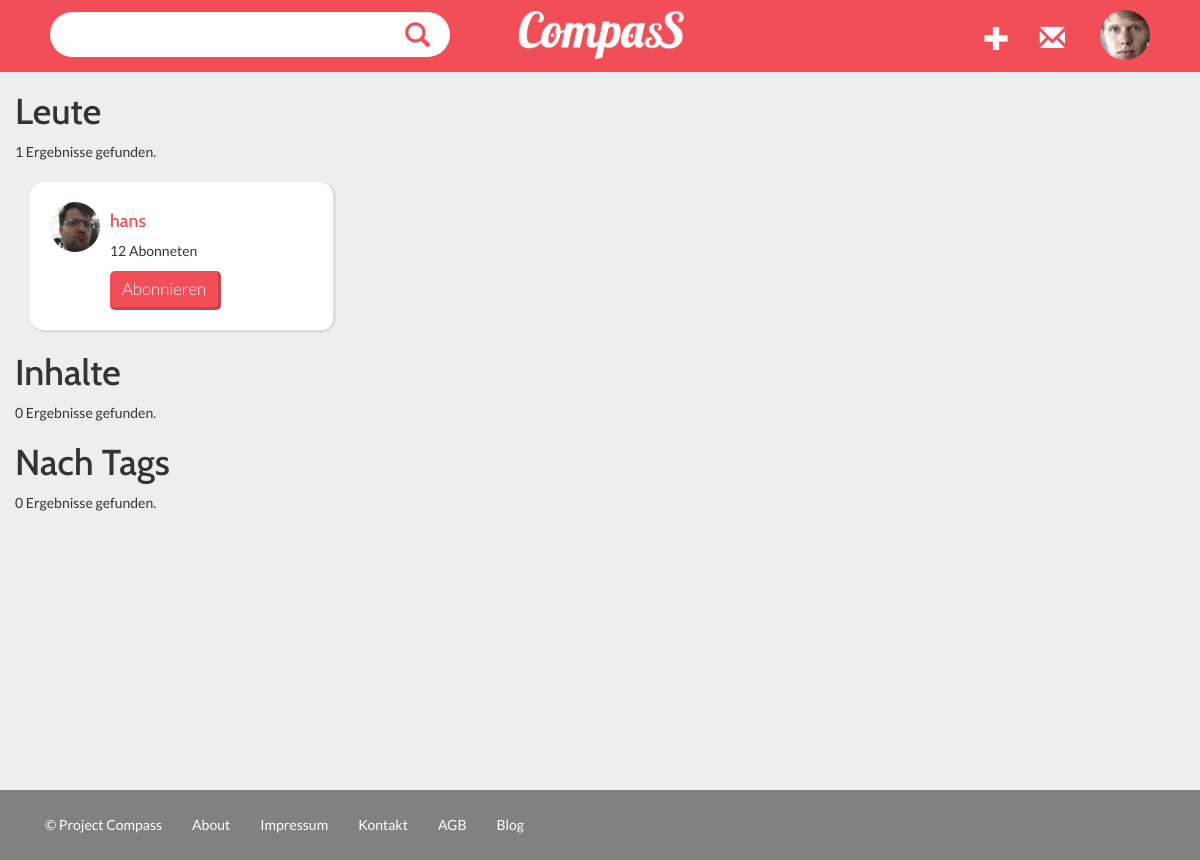
The page /search.php?keywords=flatlinersclothing@gmail.com (signed in) on the database its author committed.
### tables this page shows
CREATE TABLE `users` (
  `user_id` int(11) NOT NULL AUTO_INCREMENT,
  `username` varchar(32) NOT NULL,
  `password` varchar(50) NOT NULL,
  `first_name` varchar(32) NOT NULL,
  `last_name` varchar(32) NOT NULL,
  `email` varchar(1024) NOT NULL,
  `email_code` varchar(32) NOT NULL,
  `active` int(11) NOT NULL DEFAULT '0',
  `password_recover` int(11) NOT NULL DEFAULT '0',
  `type` int(1) NOT NULL DEFAULT '0',
  `allow_email` int(11) NOT NULL DEFAULT '1',
  `profile` varchar(55) NOT NULL,
  `subscription_categories` varchar(55) NOT NULL DEFAULT '',
  `subscription_users` varchar(55) NOT NULL DEFAULT '',
  PRIMARY KEY (`user_id`)
);

### core/functions/users.php (called while the page is built, shortened)
<?php
function user_data($user_id) {
	$user_id = (int)$user_id;
	$func_num_args = func_num_args();
	$func_get_args = func_get_args();
	if ($func_num_args > 1) {
		unset($func_get_args[0]);
		$fields = '`' . implode('`, `', $func_get_args) . '`';
		$data = mysql_fetch_assoc(mysql_query("SELECT $fields FROM `users` WHERE `user_id` = $user_id"));
		return $data;
	}
}
function logged_in() {
	return (isset($_SESSION['user_id'])) ? true : false;
}
?>

### core/init.php (called while the page is built, shortened)
<?php
require 'functions/users.php';
if (logged_in() === true) {
	$session_user_id = $_SESSION['user_id'];
	$user_data = user_data($session_user_id, 'user_id', 'username', 'password', 'first_name', 'last_name', 'email', 'password_recover', 'type', 'allow_email', 'profile');
}
?>

### search.php (the view, shortened to what this page needs)
<?php include 'core/init.php';?>
<?php include 'includes/overall/header.php'; ?>
<div class="container">
	<div class="row">
			<h1>Leute</h1>
			<?php
			if(isset($_GET['keywords'])){
				$keywords = $_GET['keywords'];
				$result = mysql_query("SELECT first_name, profile FROM users WHERE email LIKE '{$keywords}%' OR first_name LIKE '%{$keywords}%'");
			}
			?>
			<div class="result-count">
				<?php echo mysql_num_rows($result); ?> Ergebnisse gefunden.
			</div>
			<?php if(mysql_num_rows($result)){
					while($row = mysql_fetch_array($result, MYSQL_ASSOC)){?>
						<div class="result">
								<div class="col-md-4">
									<div class="person">
										<div class="crop">
														<?php if (empty($row['profile']) === false){
						                      echo '<img class="img img-responsive img-circle" src="' , $row['profile'],'" alt="',  $row['first_name'], '\'s Profile Image">';
						                    }else{
						                       echo '<img class="img img-responsive img-circle" src="images/placeholder-img.jpg" alt="', $user_data['first_name'], '\'s Profile Image">';
						                      }
						                  ?>
										</div>
										<h4><a class="profile-link" href="/lr/<?php echo $row['first_name'];?>"><?php echo $row['first_name'];?></a></h4>
											<p>12 Abonneten</p>
										<a href="#" class="btn btn-primary">Abonnieren</a>
									</div>
								</div>
						</div>
					<?php }} ?>
	</div>
	<div class="row">
	<h1>Inhalte</h1>
	<?php function outputting_bookmarks(){
	$keywords = $_GET['keywords'];
	$result = mysql_query("SELECT * FROM bookmarks WHERE title LIKE '%{$keywords}%' OR description LIKE '%{$keywords}%' OR tags LIKE '%{$keywords}%'");
	?>
	<div class="result-count">
		<?php echo mysql_num_rows($result); ?> Ergebnisse gefunden.
	</div>
	<?php
	$output = "";
	return $output;
}
echo outputting_bookmarks();
?>
</div>
<div class="row">
<h1>Nach Tags</h1>
</div>
<div class="row">
<?php function search_bookmarks(){
	$keywords = $_GET['keywords'];
	$result = mysql_query("SELECT * FROM bookmarks WHERE tags LIKE '%{$keywords}%'");
	$output = "";
	?>
	<div class="result-count">
		<?php echo mysql_num_rows($result); ?> Ergebnisse gefunden.
	</div>
	<?php
	return $output;
}
echo search_bookmarks();
?>
</div>
</div>
<?php include 'includes/footer.php'; ?>

### includes/menu.php (shortened to what this page needs)
<?php if(logged_in() != true){?>
<nav class="navbar navbar-default" role="navigation">
  <div class="container-fluid">
    <div class="container welcome">
    <div class="navbar-header">
      <button type="button" class="navbar-toggle" data-toggle="collapse" data-target="#bs-example-navbar-collapse-1">
        <span class="sr-only">Toggle navigation</span>
        <span class="icon-bar"></span>
        <span class="icon-bar"></span>
        <span class="icon-bar"></span>
      </button>
     <a href="index.php"><img src="images/logo.png" height="50" id="logo"></a>
    </div>
    <div class="collapse navbar-collapse" id="bs-example-navbar-collapse-1">
      <ul class="nav navbar-nav navbar-right">
        <button class="btn login-button" id="login">login</button>
      </ul>
      </div>
    </div>
  </div>
</nav>
<?php }else{?>
<nav class="navbar navbar-default" role="navigation">
  <div class="container-fluid">
    <div class="navbar-header">
<a href="index.php"><img src="images/logo.png" height="50" id="logo"></a>
<div class="right-inner-addon ">
     <form action="search.php" method="get" role="form">
        <div class="form-group">
          <input type="text" id="search" class="form-control" name="keywords" autocomplete="off">
        </div>
      </form>
</div>
    </div>
    <div class="collapse navbar-collapse" id="bs-example-navbar-collapse-1">
      <ul class="nav navbar-nav navbar-right">
        <li><a href="add_bookmark.php" id="add_bookmark"><span class="glyphicon glyphicon-plus"</span></a></li>
        <li><a href="#" id="notifications"><span class="glyphicon glyphicon-envelope"</span></a></li>
           <li class="dropdown">
              <a href="#" class="dropdown-toggle" data-toggle="dropdown">
                <div class="crop">
                  <?php if (empty($user_data['profile']) === false){
                      echo '<img class="img img-responsive img-circle" src="', $user_data['profile'], '" alt="', $user_data['first_name'], '\'s Profile Image">';
                    }else{
                      echo '<img class="img img-responsive img-circle" src="images/placeholder-img.jpg" alt="', $user_data['first_name'], '\'s Profile Image">';
                      }
                  ?>
                </div>
              </a>
          </li>
          </ul>
      </div>
  </div>
</nav>
<?php }?>

### sass/css/main.css (style rules this page uses)
body { font-family: 'Lato', sans-serif; background-color: #eee; }
h1, h2, h3, h4 { font-family: 'Cabin', sans-serif; }
@media (min-width: 992px) { .col-md-4 { width: 30.333333%; } }
html, body { height: 100%; }
.navbar { min-height: 70px; margin-bottom: 0px; border: none; border-radius: 0px; background-color: #f14e57; }
.navbar #add_bookmark { font-size: 1.8em; }
.navbar #notifications { font-size: 1.8em; }
.container-fluid { margin-right: auto; margin-left: auto; padding-left: 50px; padding-right: 50px; padding-top: 10px; }
.right-inner-addon { position: relative; }
.right-inner-addon input { padding-right: 30px; }
#search { background-color: #fff; border: none; border-radius: 25px; margin-top: 2px; width: 400px; height: 45px; }
.navbar-default .navbar-nav > li > a { color: #fff; }
#logo { position: absolute; left: 50%; margin-left: -82px; }
.navbar-nav > li > a.dropdown-toggle { padding: 0px; margin-left: 20px; }
.btn { font-family: 'Lato', sans-serif; font-weight: 300; font-size: 1.2em; }
.btn-primary { background-color: #f14e57; border-right: 3px solid #ca424b; border-bottom: 3px solid #ca424b; border-radius: 5px; border-top: none; border-left: none; }
.form-control { background-color: rgba(255, 255, 255, 0.5); border: none; }
.person { margin-right: 19px; background-color: #fff; border-radius: 15px; margin-top: 20px; padding-top: 20px; border-right: 3px solid #dddddd; border-bottom: 3px solid #dddddd; position: relative; }
.person .crop { float: left; margin-left: 20px; margin-right: 10px; }
.person a { margin-bottom: 20px; margin-left: 80px; }
.profile-link { margin-left: 0px !important; }
.crop { height: 50px; width: 50px; overflow: hidden; }
.crop img { width: 100%; height: 100%; }
a { color: #f14e57; }

### rows shown on the page
users: profile (picture)
users: profile (picture), first_name "hans"

### other values the page prints
mysql_num_rows($result) "1"
mysql_num_rows($result) "0"
